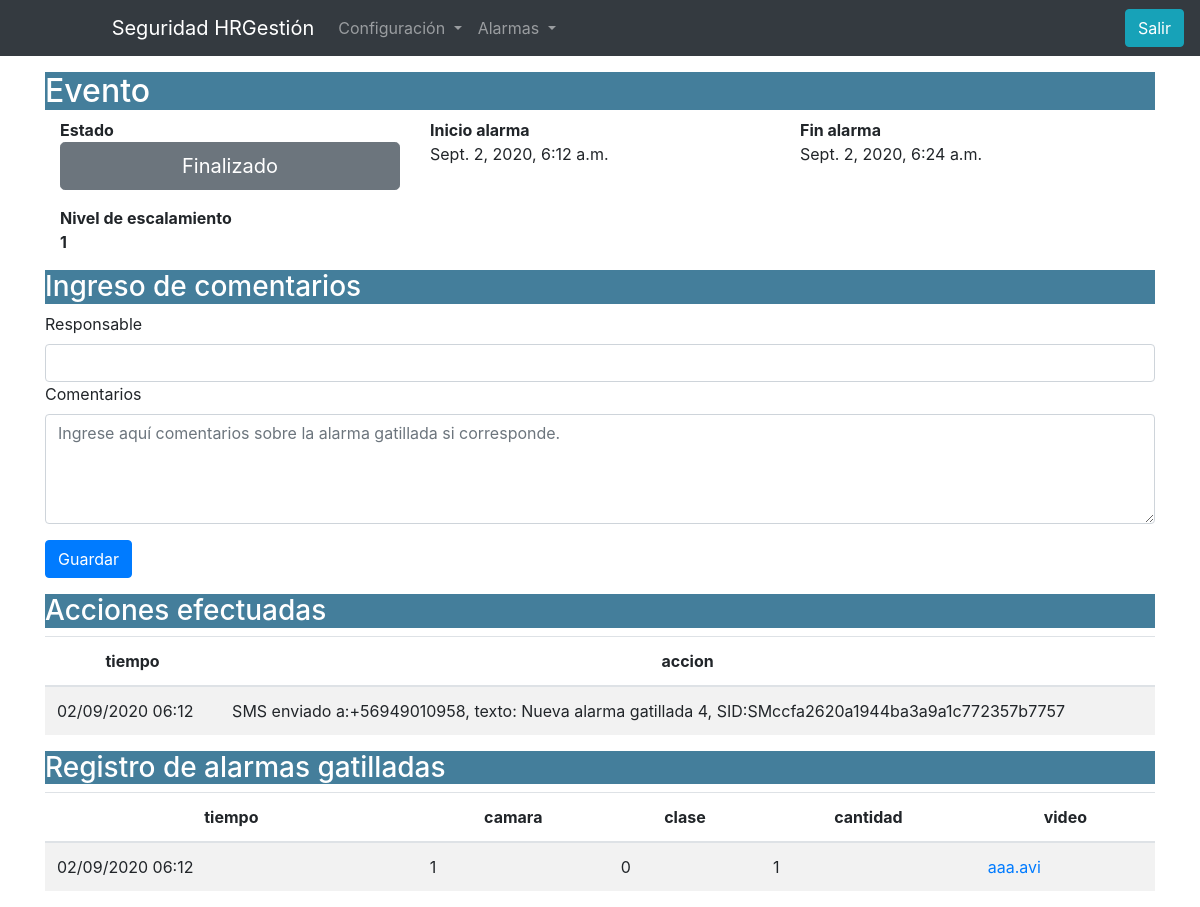
/alarmas/eventos/4/ (signed in), run on the app's committed database.
### camaras/models.py (models this page shows, shortened)
class Eventos(models.Model):
    t_ini = models.DateTimeField('Fecha hora inicio',auto_now_add=True)
    t_fin = models.DateTimeField('Fecha hora termino',auto_now_add=False, blank=True, null=True)
    activo = models.BooleanField('Alarma activa',default=True)
    proced = models.BooleanField('En prodedimiento',default=False)
    estado = models.IntegerField('Nivel escalamiento',default=0)
    responsable = models.TextField('Responsable',blank=True, null=True)
    comentarios = models.TextField('Comentarios',blank=True, null=True)
    class Meta:
        verbose_name_plural = "Eventos"

class RegAcciones(models.Model):
    tiempo = models.DateTimeField('Fecha hora accion',auto_now_add=True)
    accion = models.CharField('Acciones',max_length=300)
    evento = models.ForeignKey('Eventos',blank=True, null=True, on_delete=models.PROTECT)
    class Meta:
        verbose_name_plural = "Acciones"

class Alarmas(models.Model):
    camara = models.ForeignKey('Camara', on_delete=models.PROTECT)
    tiempo = models.DateTimeField('Fecha hora',auto_now_add=False)
    clase = models.CharField(max_length=300)
    cantidad = models.IntegerField()
    video = models.CharField(max_length=300)
    recibido = models.DateTimeField('Recibido',blank=True, null=True,auto_now_add=False)
    evento = models.ForeignKey('Eventos',blank=True, null=True, on_delete=models.PROTECT)
    class Meta:
        verbose_name_plural = "Alarmas"

### camaras/views.py (the view)
# urls.py: path('alarmas/eventos', eventos_list, name='eventos_list'),
@login_required
def eventos(request, id):
    estado="Inactivo"
    escala = 0
    instance = get_object_or_404(Eventos, pk=id)
    reg = RegAcciones.objects.filter(evento=instance).order_by('-tiempo')
    if len(reg):
        df1 = pd.DataFrame(reg.values('tiempo','accion'))
        df1["tiempo"] = pd.DatetimeIndex(df1["tiempo"]).tz_convert('America/Santiago').strftime('%d/%m/%Y %H:%M')
        acciones_tbl = df1.to_html(
                classes=["table table-striped "],
                border=0 , justify='center',
                table_id="tabla_ala",
                index=False,
                escape=False,
                render_links=True)
    else:
        acciones_tbl = '<p>No hay acciones tomadas, verifique que existan responsables asignados\
         a cada nivel de escalamiento para su aviso.<p>'
    ala = Alarmas.objects.filter(evento=instance).order_by('-tiempo')
    df2 = pd.DataFrame(ala.values('tiempo','camara','clase','cantidad','video','pk'))
    df2["video"] = df2["pk"].apply(lambda x: '<a href="/video/{0}">{1}</a>'.format(x,df2[df2['pk']==x].video.values[0]))
    df2["tiempo"] = pd.DatetimeIndex(df2["tiempo"]).tz_convert('America/Santiago').strftime('%d/%m/%Y %H:%M')
    alarmas_tbl = df2.to_html(
            columns=['tiempo','camara','clase','cantidad','video'],
            classes=["table table-striped"],
            border=0 , justify='center',
            table_id="tabla_eve",
            index=False,
            escape=False,
            render_links=True)
    if request.method == 'POST':
        form = EventosForm(request.POST, instance=instance)
        form.save()
        if form.is_valid():
            print("paso x aquí EventosForm",)
            return redirect('eventos_list')
        else:
            print(request.POST, form.is_valid())
    else:
        form = EventosForm(instance=instance)
    cla = {
    0:'btn btn-danger btn-lg btn-block',
    1:'btn btn-warning btn-lg btn-block',
    2:'btn btn-secondary btn-lg btn-block' ,
    }
    msg = {
    0:'Alarma activada',
    1:'En procedimiento' ,
    2:'Finalizado' ,
    }
    if instance.activo==True and instance.proced==False:
        mensaje=msg[0]
        clase = cla[0]
        val_btn = 0
    elif instance.activo==True and instance.proced==True:
        mensaje=msg[1]
        clase = cla[1]
        val_btn = 1
    elif instance.activo==False and instance.proced==False:
        mensaje=msg[2]
        clase = cla[2]
        val_btn = 2
    else:
        print("alarma",instance.activo,"\nprocedimiento",instance.proced)
        mensaje = "Alm inactiva/proced activo "
        clase = cla[2]
        val_btn = 3
    content = {
    'mensaje':mensaje,
    'clase':clase,
    'val_btn':val_btn,
    'inicio':instance.t_ini,
    'fin':instance.t_fin,
    'eve_id': instance.pk,
    'escala':instance.estado,
    'form':form,
    'acciones':acciones_tbl,
    'alarmas':alarmas_tbl,
    }
    return render(request, 'eventos.html', content)

### camaras/forms.py
class EventosForm(forms.ModelForm):
    class Meta:
        fields = (
               'responsable', 'comentarios',
            )
        model = models.Eventos
        widgets = {
            'responsable':TextInput(attrs={'class':'form-control'}),
            'comentarios':Textarea(attrs={'class':'form-control',
                                            'placeholder':'Ingrese aquí comentarios sobre la alarma gatillada si corresponde.',
                                            'rows':"4"}),
        }

### templates/eventos.html (shortened to what this page needs)
{% extends 'base.html' %}
{% block content %}
{% load crispy_forms_tags %}
{% if user.is_authenticated %}
<div class="container">
<h2>Evento</h2>
<div class="container">
  <div class="row">
    <div class="col-sm">
      <b>Estado</b>
        <div>
            <button type="button" value="{{val_btn}}"  class="{{clase}}" id="btnestado">{{mensaje}}</button>
        </div>
    </div>
    <div class="col-sm">
      <b>Inicio alarma</b >
        <p>{{ inicio }}</p>
    </div>
    <div class="col-sm">
        <b>Fin alarma</b>
      <P>{{ fin }}</P>
    </div>
  </div>
</div>
<div class="container">
  <div class="row">
    <div class="col-sm">
      <b>Nivel de escalamiento</b>
      <p><b>{{escala}}</b></p>
    </div>
    <div class="col-sm">
    </div>
    <div class="col-sm">
    </div>
  </div>
</div>
<div id="sec_form" style="display: none">
    <h3>Ingreso de comentarios</h3>
    <form action="" method="post">
        {{ form|crispy }}
        <input type="submit" class="btn btn-primary" value="Guardar">
    </form>
</div>
</div>
<div class="container">
  <h3 >Acciones efectuadas</h3>
  {{acciones|safe}}
</div>
<div class="container">
  <h3>Registro de alarmas gatilladas</h3>
  {{alarmas|safe}}
</div>
{% endif %}
{% endblock %}

### templates/eventos.html (style rules this page uses)
h2,h2,h3 { color: white; background-color:#447e9b; }

### data on the page
Eventos: t_ini "Sept. 2, 2020, 6:12 a.m.", t_fin "Sept. 2, 2020, 6:24 a.m."
RegAcciones: accion "tiempo accion 02/09/2020 06:12 SMS enviado a:+56949010958, texto: Nueva alarma gatillada 4, SID:SMccfa2620a1944ba3a9a1c772357b7757"
Alarmas: video "tiempo camara clase cantidad video 02/09/2020 06:12 1 0 1 aaa.avi"

### other printed values
{{ mensaje }} "Finalizado"
{{ escala }} "1"
